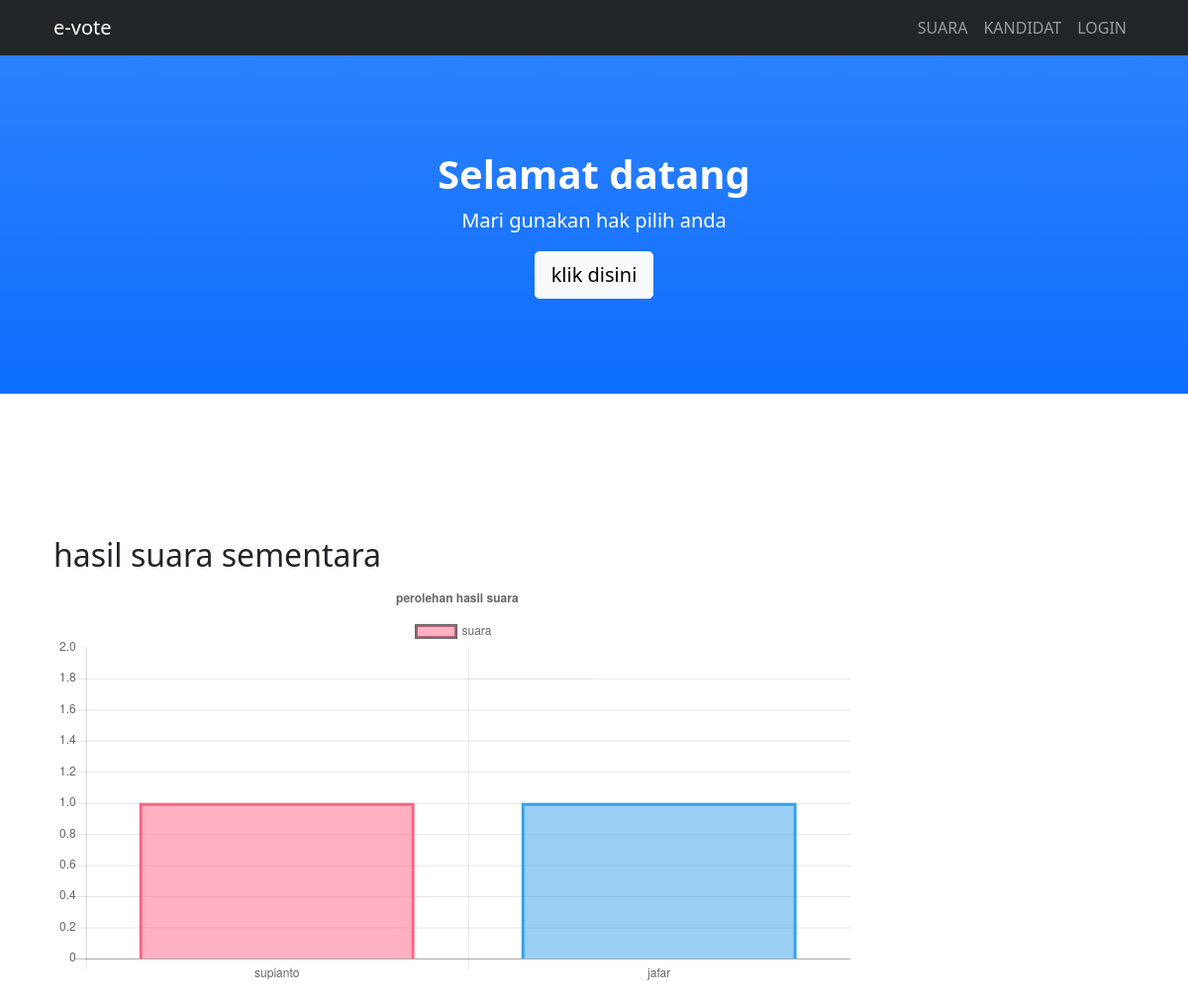
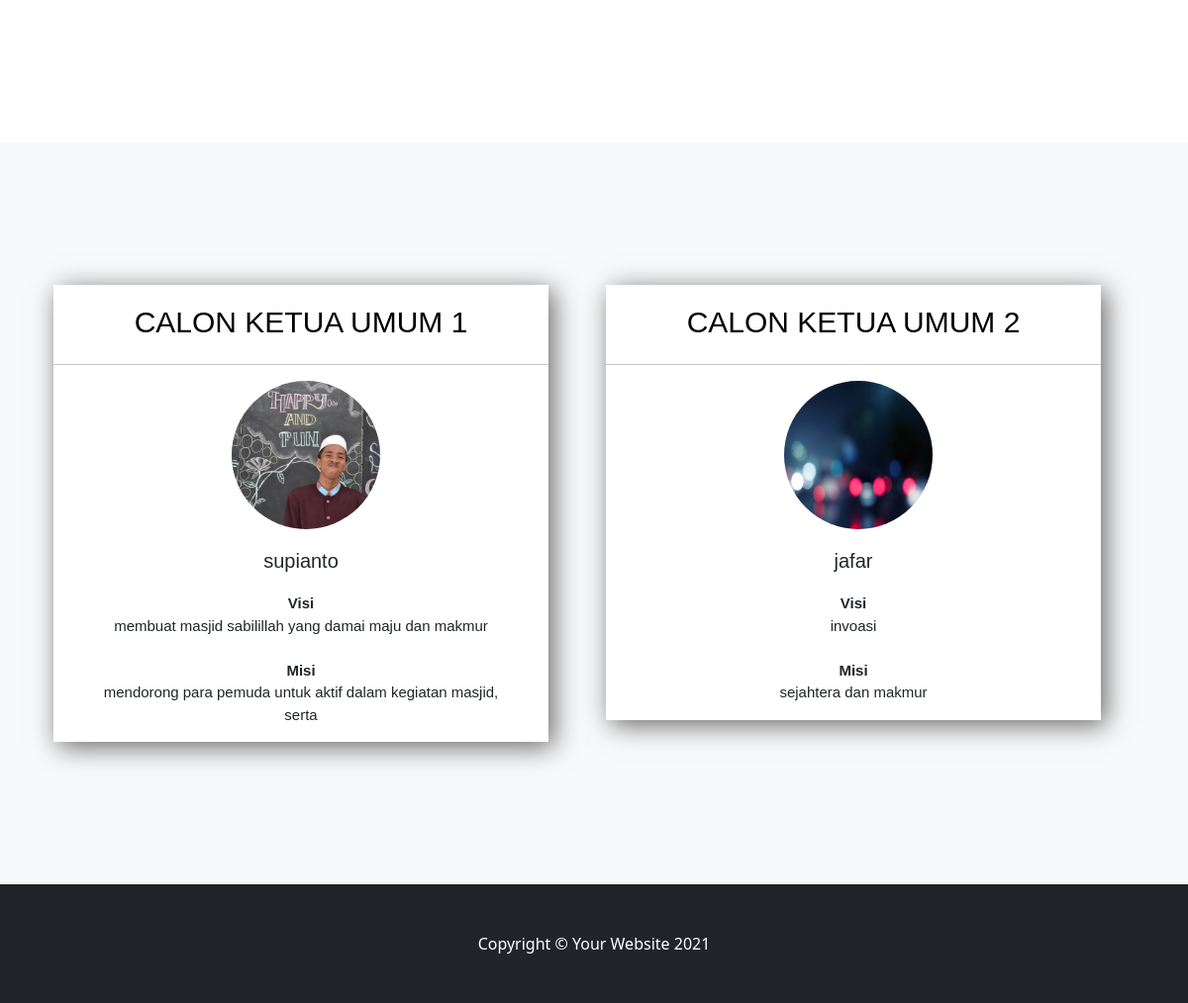
The page /public/index.php on the database its author committed (2 pictures, top to bottom).
### tables this page shows
CREATE TABLE `kandidat` (
  `id_kandidat` int(10) NOT NULL,
  `nama_kandidat` varchar(260) NOT NULL,
  `visi` text NOT NULL,
  `misi` text NOT NULL,
  `username` varchar(250) NOT NULL,
  `password` varchar(250) NOT NULL,
  `gambar` varchar(50) NOT NULL
);

### app/core/Controller.php (called while the page is built, shortened)
<?php
class controller
{
    public function view($view, $data = [])
    {
        require_once '../app/views/' . $view . '.php';
    }
    public function model($model)
    {
        return new $model;
    }
}

### app/controllers/Home.php (called while the page is built)
<?php
class Home extends controller
{
    public function index()
    {
        $data['kandidat'] = $this->model('Kandidat_model')->getkandidat();
        $this->view('templates/header_halamandepan');
        $this->view('home/coba', $data);
        $this->view('templates/footer_halamandepan');
    }
}

### app/core/App.php (called while the page is built, shortened)
<?php
class App
{
    protected $method = 'index';
    protected $params = [];
    public function __construct()
    {
        $this->controller = new $this->controller;
        call_user_func_array([$this->controller, $this->method], $this->params);
    }
}

### public/index.php (called while the page is built, shortened)
<?php
$app = new App;

### app/core/Database.php (called while the page is built, shortened)
<?php
class Database
{
    private $dbhost = db_host;
    private $dbuser = db_user;
    private $dbpass = db_pass;
    private $dbname = db_name;
    private $dbh;
    private $stmt;
    public function __construct()
    {
        $dsn = 'mysql::host =' . $this->dbhost . ';dbname=' . $this->dbname;
        $options = [
            PDO::ATTR_PERSISTENT => true,
            PDO::ATTR_ERRMODE => PDO::ERRMODE_EXCEPTION
        ];
        try {
            $this->dbh = new PDO($dsn, $this->dbuser, $this->dbpass, $options);
        } catch (PDOException $e) {
            die($e->getMessage());
        }
    }
    public function query($query)
    {
        $this->stmt = $this->dbh->prepare($query);
    }
    public function bind($param, $value, $type = null)
    {
        if (is_null($type)) {
            switch (true) {
                default:
                    $type = PDO::PARAM_STR;
                    break;
            }
        }
        $this->stmt->bindvalue($param, $value, $type);
    }
    public function execute()
    {
        $this->stmt->execute();
    }
    public function resultset()
    {
        $this->execute();
        return $this->stmt->fetchAll(PDO::FETCH_ASSOC);
    }
}

### app/models/Kandidat_model.php (called while the page is built, shortened)
<?php
class Kandidat_model
{
    private $table = 'kandidat';
    private $db;
    public function __construct()
    {
        $this->db = new Database;
    }
    public function getkandidat()
    {
        $this->db->query('SELECT * FROM `' . $this->table . '`');
        return $this->db->resultset();
    }
}

### app/models/Voting_model.php (called while the page is built, shortened)
<?php
class Voting_model
{
    private $table = 'voting';
    private $db;
    public function __construct()
    {
        $this->db = new Database;
    }
    public function jumlahsuara($id)
    {
        $this->db->query('SELECT * FROM `' . $this->table . '` WHERE suara_kandidat=:id');
        $this->db->bind('id', $id);
        return $this->db->resultset();
    }
}

### app/views/home/coba.php (the view, shortened to what this page needs)
<header class="bg-primary bg-gradient text-white">
    <div class="container px-4 text-center">
        <h1 class="fw-bolder">Selamat datang</h1>
        <p class="lead">Mari gunakan hak pilih anda</p>
        <a class="btn btn-lg btn-light" href="<?= baseurl; ?>/auth">klik disini</a>
    </div>
</header>
<section id="suara">
    <div class="container px-4">
        <div class="row gx-12 justify-content-center">
            <div class="col-lg-12">
                <h2>hasil suara sementara </h2>
                <div id="container" style="width: 75%;">
        <canvas id="canvas"></canvas>
    </div>
            </div>
        </div>
    </div>
</section>
<section class="bg-light" id="kandidat">
    <div class="container px-4">
        <div class="row">
            <?php foreach ($data['kandidat'] as $kandidat) : ?>
                <div class="col-lg-6">
                    <div class="kotakkandidat">
                        <h2 style="color: black;">CALON KETUA UMUM <?= $kandidat['id_kandidat']; ?></h2>
                        <hr class="garis">
                        <img src="<?= baseurl; ?>/images/<?= $kandidat['gambar']; ?>">
                        <h3><?= $kandidat['nama_kandidat']; ?></h3>
                        <p>
                            <b>Visi</b><br>
                            <?= $kandidat['visi']; ?>
                            <br><br>
                            <b>Misi</b><br>
                            <?= $kandidat['misi']; ?>
                        </p>
                    </div>
                </div>
            <?php endforeach; ?>
        </div>
    </div>
</section>
<script>
        var color = Chart.helpers.color;
        var barChartData = {
            labels: [<?php foreach ($data['kandidat'] as $kandidat) {
                            echo '"' . $kandidat['nama_kandidat'] . '",';
                        } ?>],
            datasets: [{
                label: 'suara',
                backgroundColor: [
                    color(window.chartColors.red).alpha(0.5).rgbString(),
                    color(window.chartColors.blue).alpha(0.5).rgbString(),
                    color(window.chartColors.yellow).alpha(0.5).rgbString(),
                    color(window.chartColors.blue).alpha(0.5).rgbString(),
                    color(window.chartColors.default).alpha(0.5).rgbString()
                ],
                borderColor: [
                    window.chartColors.red,
                    window.chartColors.blue,
                    window.chartColors.yellow,
                    window.chartColors.blue,
                    window.chartColors.default
                ],
                borderWidth: 3,
                data: [
                    <?php foreach ($data['kandidat'] as $kandat) {
                        $data['suarakandidat'] = $this->model('Voting_model')->jumlahsuara($kandat['id_kandidat']);
                        echo count($data['suarakandidat']).",";
                    } ?>
                ]
            }]
        };
        window.onload = function() {
            var ctx = document.getElementById('canvas').getContext('2d');
            window.myBar = new Chart(ctx, {
                type: 'bar',
                data: barChartData,
                options: {
                    responsive: true,
                    legend: {
                        position: 'top',
                    },
                    title: {
                        display: true,
                        text: 'perolehan hasil suara '
                    }
                }
            });
        };
    </script>

### app/views/templates/header_halamandepan.php (shortened to what this page needs)
<!DOCTYPE html>
<html lang="en">
<head>
    <link href="<?= baseurl; ?>/assets3/css/styles.css" rel="stylesheet" />
    <link href="<?= baseurl; ?>/assets3/css/custom.css" rel="stylesheet" />
</head>
<body id="page-top">
    <nav class="navbar navbar-expand-lg navbar-dark bg-dark fixed-top" id="mainNav">
        <div class="container px-4">
            <a class="navbar-brand" href="#page-top">e-vote</a>
            <div class="collapse navbar-collapse" id="navbarResponsive">
                <ul class="navbar-nav ms-auto">
                    <li class="nav-item"><a class="nav-link" href="#suara">SUARA</a></li>
                    <li class="nav-item"><a class="nav-link" href="#kandidat">KANDIDAT</a></li>
                    <li class="nav-item"><a class="nav-link" href="<?= baseurl; ?>/auth">LOGIN</a></li>
                </ul>
            </div>
        </div>
    </nav>

### app/views/templates/footer_halamandepan.php (shortened to what this page needs)
<footer class="py-5 bg-dark">
    <div class="container px-4">
        <p class="m-0 text-center text-white">Copyright &copy; Your Website 2021</p>
    </div>
</footer>
</body>
</html>

### public/assets3/css/custom.css (style rules this page uses)
.kotakkandidat { position: relative; margin-left: 0px; margin-right: auto; width: 100%; max-width: 500px; max-height: 1000px; background-color: white; display: grid; box-shadow: 5px 5px 25px rgb(104, 103, 103); }
.kotakkandidat img { width: 150px; height: 150px; margin-bottom: 20px; border-radius: 50%; position: relative; margin-left: 180px ; }
.kotakkandidat h2 { margin-top: 20px; text-align: center; font-size: 30px; font-style: bold; font-family: Arial, Helvetica, sans-serif; }
.kotakkandidat h3 { text-align: center; margin-bottom: 20px; font-size: 20px; font-style: bold; font-family: Arial, Helvetica, sans-serif; }
.kotakkandidat p { text-align: center ; font-size: 15px ; font-family: Arial, Helvetica, sans-serif; margin-left: 1cm; margin-right: 1cm; }

### app/views/templates/header_halamandepan.php (style rules this page uses)
canvas { -moz-user-select: none; -webkit-user-select: none; -ms-user-select: none; }

### rows shown on the page
kandidat: id_kandidat "1", gambar (picture), nama_kandidat "supianto", visi "membuat masjid sabilillah yang damai maju dan makmur", misi "mendorong para pemuda untuk aktif dalam kegiatan masjid, serta"
kandidat: id_kandidat "2", gambar (picture), nama_kandidat "jafar", visi "invoasi", misi "sejahtera dan makmur"

### other values the page prints
chart data {{ $kandidat['nama_kandidat'] }} supianto, jafar
chart data {{ count($data['suarakandidat']) }} 1, 1
